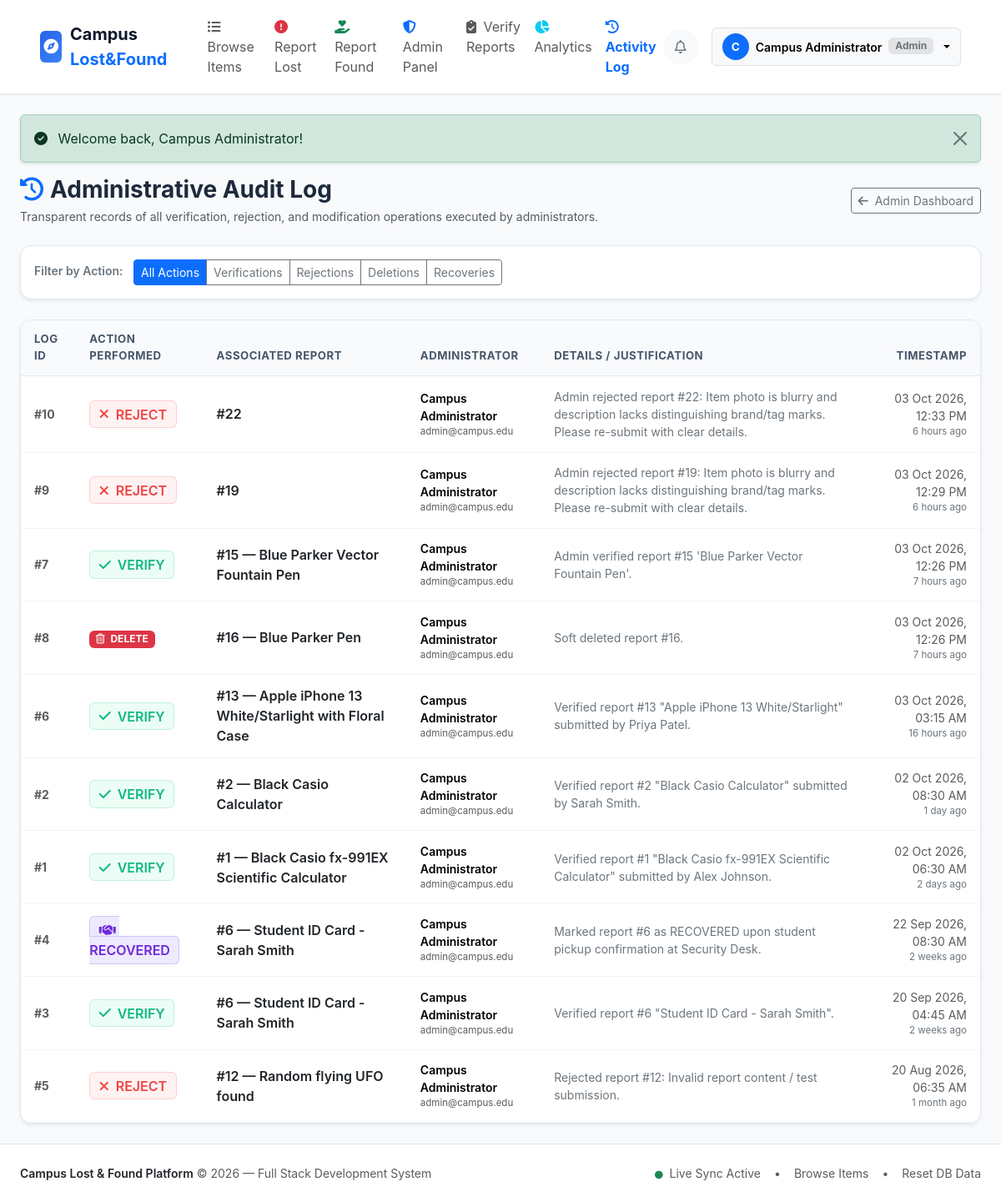
Screenshot of /admin/logs.php (signed in) with the database file from the repository.
### tables this page shows
CREATE TABLE `admin_activity_log` (
  `id` int(11) NOT NULL AUTO_INCREMENT,
  `admin_id` int(11) NOT NULL,
  `report_id` int(11) DEFAULT NULL,
  `action` varchar(100) NOT NULL,
  `details` text NOT NULL,
  `created_at` timestamp NOT NULL DEFAULT current_timestamp(),
  PRIMARY KEY (`id`),
  KEY `admin_id` (`admin_id`),
  CONSTRAINT `admin_activity_log_ibfk_1` FOREIGN KEY (`admin_id`) REFERENCES `users` (`id`) ON DELETE CASCADE
);

CREATE TABLE `users` (
  `id` int(11) NOT NULL AUTO_INCREMENT,
  `name` varchar(100) NOT NULL,
  `email` varchar(150) NOT NULL,
  `password` varchar(255) NOT NULL,
  `role` enum('student','admin') DEFAULT 'student',
  `student_id` varchar(50) DEFAULT NULL,
  `department` varchar(100) DEFAULT NULL,
  `phone` varchar(30) DEFAULT NULL,
  `avatar` varchar(255) DEFAULT NULL,
  `created_at` timestamp NOT NULL DEFAULT current_timestamp(),
  PRIMARY KEY (`id`),
  UNIQUE KEY `email` (`email`)
);

CREATE TABLE `reports` (
  `id` int(11) NOT NULL AUTO_INCREMENT,
  `user_id` int(11) NOT NULL,
  `type` enum('lost','found') NOT NULL,
  `category_id` int(11) NOT NULL,
  `title` varchar(150) NOT NULL,
  `description` text NOT NULL,
  `location` varchar(150) NOT NULL,
  `item_date` date NOT NULL,
  `image_path` varchar(255) DEFAULT NULL,
  `status` enum('active','recovered','closed') DEFAULT 'active',
  `verification_status` enum('pending','verified','rejected') DEFAULT 'pending',
  `rejection_reason` text DEFAULT NULL,
  `is_deleted` tinyint(1) DEFAULT 0,
  `recovered_at` datetime DEFAULT NULL,
  `recovered_by` int(11) DEFAULT NULL,
  `created_at` timestamp NOT NULL DEFAULT current_timestamp(),
  `updated_at` timestamp NOT NULL DEFAULT current_timestamp() ON UPDATE current_timestamp(),
  PRIMARY KEY (`id`),
  KEY `user_id` (`user_id`),
  KEY `category_id` (`category_id`),
  CONSTRAINT `reports_ibfk_1` FOREIGN KEY (`user_id`) REFERENCES `users` (`id`) ON DELETE CASCADE,
  CONSTRAINT `reports_ibfk_2` FOREIGN KEY (`category_id`) REFERENCES `categories` (`id`)
);

### config/session.php (called while the page is built, shortened)
<?php
function get_base_url() {
    $appUrl = getenv('APP_URL') ?: ($_ENV['APP_URL'] ?? '');
    $scriptName = str_replace('\\', '/', $_SERVER['SCRIPT_NAME'] ?? '');
    $knownSubdirs = ['/admin', '/student', '/api', '/auth', '/includes', '/config'];
    $dir = dirname($scriptName);
    foreach ($knownSubdirs as $sub) {
        if (substr($dir, -strlen($sub)) === $sub) {
            $dir = substr($dir, 0, -strlen($sub));
            break;
        }
    }
    $dir = str_replace('\\', '/', $dir);
    if ($dir === '/' || $dir === '.' || empty($dir)) {
        return '';
    }
    return rtrim($dir, '/');
}

### admin/logs.php (the view, shortened to what this page needs)
<?php
require_once __DIR__ . '/../config/helpers.php';
$actionFilter = $_GET['action'] ?? 'all';
$sql = "
    SELECT l.*, u.name AS admin_name, u.email AS admin_email, r.title AS report_title, r.type AS report_type
    FROM admin_activity_log l
    JOIN users u ON l.admin_id = u.id
    LEFT JOIN reports r ON l.report_id = r.id
";
$params = [];
$sql .= " ORDER BY l.created_at DESC";
$stmt = $pdo->prepare($sql);
$stmt->execute($params);
$logs = $stmt->fetchAll(PDO::FETCH_ASSOC);
require_once __DIR__ . '/../includes/header.php';
?>
<div class="d-flex flex-column flex-md-row justify-content-between align-items-md-center mb-4 gap-3">
    <div>
        <h3 class="fw-bold mb-1"><i class="fa-solid fa-clock-rotate-left text-primary me-2"></i>Administrative Audit Log</h3>
        <p class="text-muted small mb-0">Transparent records of all verification, rejection, and modification operations executed by administrators.</p>
    </div>
    <div class="d-flex gap-2">
        <a href="<?= $baseUrl ?>/admin/dashboard.php" class="btn btn-outline-secondary btn-sm">
            <i class="fa-solid fa-arrow-left me-1"></i> Admin Dashboard
        </a>
    </div>
</div>
<div class="card card-custom p-3 mb-4 shadow-sm">
    <form method="GET" action="logs.php" class="row g-2 align-items-center">
        <div class="col-auto">
            <label class="small fw-semibold text-secondary me-2">Filter by Action:</label>
            <div class="btn-group btn-group-sm">
                <a href="logs.php?action=all" class="btn <?= $actionFilter === 'all' ? 'btn-primary' : 'btn-outline-secondary' ?>">All Actions</a>
                <a href="logs.php?action=VERIFY_REPORT" class="btn <?= $actionFilter === 'VERIFY_REPORT' ? 'btn-success' : 'btn-outline-secondary' ?>">Verifications</a>
                <a href="logs.php?action=REJECT_REPORT" class="btn <?= $actionFilter === 'REJECT_REPORT' ? 'btn-danger' : 'btn-outline-secondary' ?>">Rejections</a>
                <a href="logs.php?action=DELETE_REPORT" class="btn <?= $actionFilter === 'DELETE_REPORT' ? 'btn-dark' : 'btn-outline-secondary' ?>">Deletions</a>
                <a href="logs.php?action=MARK_RECOVERED" class="btn <?= $actionFilter === 'MARK_RECOVERED' ? 'btn-info' : 'btn-outline-secondary' ?>">Recoveries</a>
            </div>
        </div>
    </form>
</div>
<?php if (empty($logs)): ?>
    <div class="empty-state">
        <div class="empty-state-icon"><i class="fa-solid fa-clipboard-list"></i></div>
        <h5 class="empty-state-title">No audit log entries found</h5>
        <p class="empty-state-text">No administrative actions have been recorded matching your criteria.</p>
    </div>
<?php else: ?>
    <div class="card card-custom p-0 overflow-hidden shadow-sm">
        <div class="table-responsive">
            <table class="table table-custom table-hover mb-0">
                <thead>
                    <tr>
                        <th>Log ID</th>
                        <th>Action Performed</th>
                        <th>Associated Report</th>
                        <th>Administrator</th>
                        <th>Details / Justification</th>
                        <th class="text-end">Timestamp</th>
                    </tr>
                </thead>
                <tbody>
                    <?php foreach ($logs as $log): ?>
                        <tr>
                            <td class="small fw-bold text-muted">#<?= $log['id'] ?></td>
                            <td>
                                <?php if ($log['action'] === 'VERIFY_REPORT'): ?>
                                    <span class="badge-verified"><i class="fa-solid fa-check me-1"></i> VERIFY</span>
                                <?php elseif ($log['action'] === 'REJECT_REPORT'): ?>
                                    <span class="badge-rejected"><i class="fa-solid fa-xmark me-1"></i> REJECT</span>
                                <?php elseif ($log['action'] === 'DELETE_REPORT'): ?>
                                    <span class="badge bg-danger text-white"><i class="fa-regular fa-trash-can me-1"></i> DELETE</span>
                                <?php elseif ($log['action'] === 'MARK_RECOVERED'): ?>
                                    <span class="badge-recovered"><i class="fa-solid fa-handshake me-1"></i> RECOVERED</span>
                                <?php else: ?>
                                    <span class="badge bg-secondary"><?= e($log['action']) ?></span>
                                <?php endif; ?>
                            </td>
                            <td>
                                <?php if ($log['report_id']): ?>
                                    <a href="<?= $baseUrl ?>/item_details.php?id=<?= $log['report_id'] ?>" class="fw-semibold text-dark text-decoration-none">
                                        #<?= $log['report_id'] ?> <?= e($log['report_title'] ? '— ' . $log['report_title'] : '') ?>
                                    </a>
                                <?php else: ?>
                                    <span class="text-muted">General Action</span>
                                <?php endif; ?>
                            </td>
                            <td>
                                <div class="small fw-semibold"><?= e($log['admin_name']) ?></div>
                                <div class="text-muted" style="font-size: 0.72rem;"><?= e($log['admin_email']) ?></div>
                            </td>
                            <td>
                                <div class="small text-secondary"><?= e($log['details']) ?></div>
                            </td>
                            <td class="text-end text-muted small">
                                <div><?= date('d M Y, h:i A', strtotime($log['created_at'])) ?></div>
                                <div class="text-secondary" style="font-size: 0.72rem;"><?= time_ago($log['created_at']) ?></div>
                            </td>
                        </tr>
                    <?php endforeach; ?>
                </tbody>
            </table>
        </div>
    </div>
<?php endif; ?>
<?php require_once __DIR__ . '/../includes/footer.php'; ?>

### assets/css/style.css (style rules this page uses)
:root { --primary: #2563eb; --primary-hover: #1d4ed8; --primary-soft: #eff6ff; --success: #10b981; --success-soft: #ecfdf5; --warning: #f59e0b; --warning-soft: #fffbeb; --danger: #ef4444; --danger-soft: #fef2f2; --lost-color: #e11d48; --lost-bg: #fff1f2; --found-color: #0d9488; --found-bg: #f0fdfa; --text-main: #1e293b; --text-muted: #64748b; --border-color: #e2e8f0; --card-bg: #ffffff; --body-bg: #f8fafc; --radius-sm: 6px; --radius-md: 10px; --radius-lg: 14px; --shadow-sm: 0 1px 3px rgba(0, 0, 0, 0.05); --shadow-md: 0 4px 12px rgba(0, 0, 0, 0.06); --shadow-lg: 0 10px 25px rgba(0, 0, 0, 0.08); }
body { font-family: -apple-system, BlinkMacSystemFont, "Segoe UI", Roboto, "Helvetica Neue", Arial, sans-serif; color: var(--text-main); background-color: var(--body-bg); min-height: 100vh; display: flex; flex-direction: column; }
.card-custom { background: var(--card-bg); border: 1px solid var(--border-color); border-radius: var(--radius-lg); box-shadow: var(--shadow-sm); transition: transform 0.2s ease, box-shadow 0.2s ease; }
.badge-recovered { background-color: #ede9fe; color: #6d28d9; border: 1px solid rgba(109, 40, 217, 0.2); font-weight: 600; padding: 0.35em 0.65em; border-radius: var(--radius-sm); }
.badge-verified { background-color: var(--success-soft); color: var(--success); border: 1px solid rgba(16, 185, 129, 0.2); font-weight: 600; padding: 0.35em 0.65em; border-radius: var(--radius-sm); }
.badge-rejected { background-color: var(--danger-soft); color: var(--danger); border: 1px solid rgba(239, 68, 68, 0.2); font-weight: 600; padding: 0.35em 0.65em; border-radius: var(--radius-sm); }
.table-custom { vertical-align: middle; }
.table-custom thead th { background-color: #f8fafc; color: #475569; font-size: 0.825rem; text-transform: uppercase; letter-spacing: 0.04em; border-bottom: 1px solid var(--border-color); padding: 0.85rem 1rem; }
.table-custom tbody td { padding: 0.85rem 1rem; border-bottom: 1px solid #f1f5f9; }

### rows the page displays
admin_activity_log: id "10", action "REJECT_REPORT" (drawn), report "22", admin.name "Campus Administrator", admin.email "admin@campus.edu", details "Admin rejected report #22: Item photo is blurry and description lacks distinguishing brand/tag marks. Please re-submit with clear details.", created_at "03 Oct 2026, 12:33 PM", created_at "6 hours ago"
admin_activity_log: id "9", action "REJECT_REPORT" (drawn), report "19", admin.name "Campus Administrator", admin.email "admin@campus.edu", details "Admin rejected report #19: Item photo is blurry and description lacks distinguishing brand/tag marks. Please re-submit with clear details.", created_at "03 Oct 2026, 12:29 PM", created_at "6 hours ago"
admin_activity_log: id "7", action "VERIFY_REPORT" (drawn), report "15", report.title "— Blue Parker Vector Fountain Pen", admin.name "Campus Administrator", admin.email "admin@campus.edu", details "Admin verified report #15 'Blue Parker Vector Fountain Pen'.", created_at "03 Oct 2026, 12:26 PM", created_at "7 hours ago"
admin_activity_log: id "8", action "DELETE_REPORT" (drawn), report "16", report.title "— Blue Parker Pen", admin.name "Campus Administrator", admin.email "admin@campus.edu", details "Soft deleted report #16.", created_at "03 Oct 2026, 12:26 PM", created_at "7 hours ago"
admin_activity_log: id "6", action "VERIFY_REPORT" (drawn), report "13", report.title "— Apple iPhone 13 White/Starlight with Floral Case", admin.name "Campus Administrator", admin.email "admin@campus.edu", details "Verified report #13 \"Apple iPhone 13 White/Starlight\" submitted by Priya Patel.", created_at "03 Oct 2026, 03:15 AM", created_at "16 hours ago"
admin_activity_log: id "2", action "VERIFY_REPORT" (drawn), report "2", report.title "— Black Casio Calculator", admin.name "Campus Administrator", admin.email "admin@campus.edu", details "Verified report #2 \"Black Casio Calculator\" submitted by Sarah Smith.", created_at "02 Oct 2026, 08:30 AM", created_at "1 day ago"
admin_activity_log: id "1", action "VERIFY_REPORT" (drawn), report "1", report.title "— Black Casio fx-991EX Scientific Calculator", admin.name "Campus Administrator", admin.email "admin@campus.edu", details "Verified report #1 \"Black Casio fx-991EX Scientific Calculator\" submitted by Alex Johnson.", created_at "02 Oct 2026, 06:30 AM", created_at "2 days ago"
admin_activity_log: id "4", action "MARK_RECOVERED" (drawn), report "6", report.title "— Student ID Card - Sarah Smith", admin.name "Campus Administrator", admin.email "admin@campus.edu", details "Marked report #6 as RECOVERED upon student pickup confirmation at Security Desk.", created_at "22 Sep 2026, 08:30 AM", created_at "2 weeks ago"
admin_activity_log: id "3", action "VERIFY_REPORT" (drawn), report "6", report.title "— Student ID Card - Sarah Smith", admin.name "Campus Administrator", admin.email "admin@campus.edu", details "Verified report #6 \"Student ID Card - Sarah Smith\".", created_at "20 Sep 2026, 04:45 AM", created_at "2 weeks ago"
admin_activity_log: id "5", action "REJECT_REPORT" (drawn), report "12", report.title "— Random flying UFO found", admin.name "Campus Administrator", admin.email "admin@campus.edu", details "Rejected report #12: Invalid report content / test submission.", created_at "20 Aug 2026, 06:35 AM", created_at "1 month ago"

### other values shown
substr($currentUser['name'], 0, 1) "C"
$currentUser['name'] "Campus Administrator"
$currentUser['role'] "Admin"
$msg['message'] "Welcome back, Campus Administrator!"
